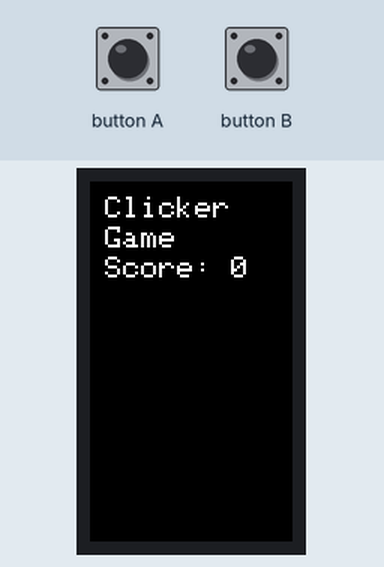
A sketch run on a simulated ESP32. On the bench: 135×240 colour display. Inputs (shaded band) come from the test bench.

Above: at 1.3 s.
1.4 s: button A pressed for 0.15 s
At 2.1 s:
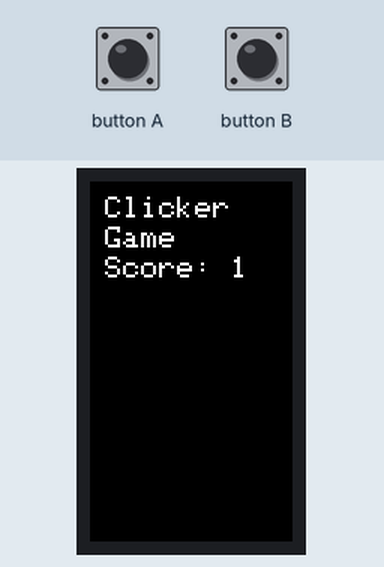
3.0 s: button A pressed for 1 s
At 3.3 s:
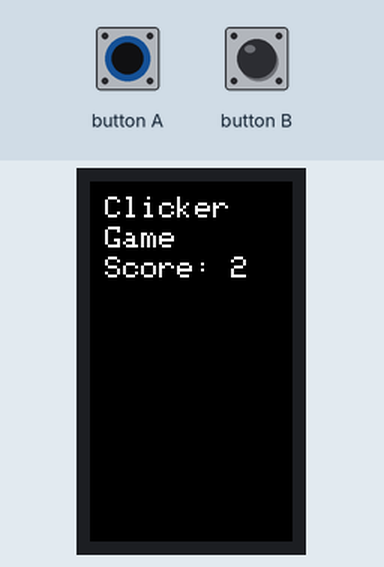
Timing chart, 0 to 6.0 s (numbered marks = the images above; inputs shaded):
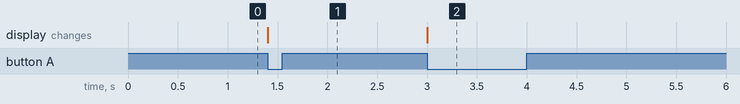

The sketch:

CLICKERGAME.ino
```cpp
#include <M5StickCPlus2.h>

// Game variables
int score = 0;

void setup() {
  M5.begin();
  M5.Lcd.setRotation(0); // Set screen orientation
  M5.Lcd.fillScreen(BLACK);
  M5.Lcd.setTextColor(WHITE);
  M5.Lcd.setTextSize(2);
  M5.Lcd.setCursor(10, 10);
  M5.Lcd.print("Clicker");
  M5.Lcd.setCursor(10, 30);
  M5.Lcd.print("Game");
  M5.Lcd.setCursor(10, 50);
  M5.Lcd.print("Score: ");
  M5.Lcd.print(score);
}

void loop() {
  M5.update(); // Update button status

  if (M5.BtnA.wasPressed()) {
    // Increment score and update display
    score++;
    updateScore();
  }
}

void updateScore() {
  // Display the current score on the screen
  M5.Lcd.fillRect(10, 50, 100, 20, BLACK);  // Clear the previous score
  M5.Lcd.setCursor(10, 50);
  M5.Lcd.print("Score: ");
  M5.Lcd.print(score);
}
```

Measured:
- after the input at 1.4 s, the display: changes at once (image 1)
- after the input at 3.0 s, the display: changes at once (image 2)
